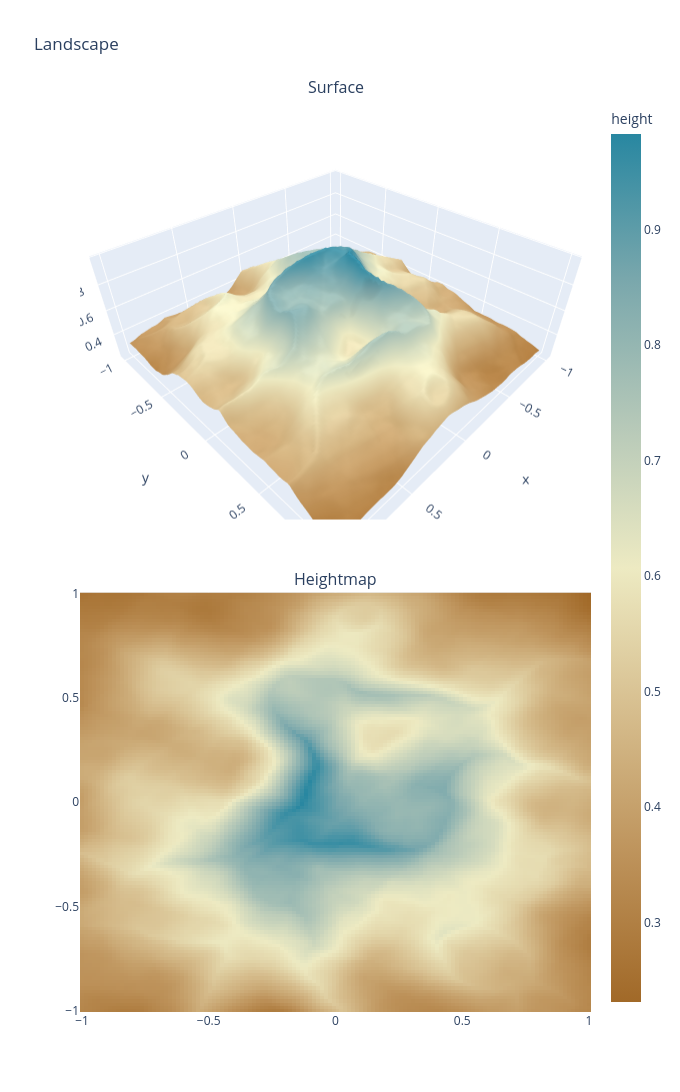

This figure's notebook cell:
### Code cell
import plotly.graph_objects as go
from plotly.subplots import make_subplots


def evaluate_on_grid(
    model, offset=(0, 0), x_range=(-1, 1), y_range=(-1, 1), resolution=128
):
    x = offset[0] + np.linspace(x_range[0], x_range[1], resolution)
    y = offset[1] + np.linspace(y_range[0], y_range[1], resolution)
    xx, yy = np.meshgrid(x, y)
    grid = np.stack([xx.flatten(), yy.flatten()], axis=-1)

    with torch.no_grad():
        inputs = torch.from_numpy(grid).float()
        raw = model(inputs).detach().cpu().numpy()
        if raw.ndim == 2 and raw.shape[1] == 1:
            raw = raw[:, 0]
        elif raw.ndim != 1:
            raise ValueError(
                f"Model must return one value per grid point, got shape {raw.shape}"
            )
        outputs = raw.reshape(resolution, resolution)

    return x, y, xx, yy, outputs


def plot_landscape(x, y, xx, yy, outputs):
    fig = make_subplots(
        rows=2,
        cols=1,
        specs=[[{"type": "surface"}], [{"type": "heatmap"}]],
        subplot_titles=("Surface", "Heightmap"),
        vertical_spacing=0.08,
    )

    fig.add_trace(
        go.Surface(z=outputs, x=xx, y=yy, colorscale="Earth", showscale=False),
        row=1,
        col=1,
    )
    fig.add_trace(
        go.Heatmap(
            z=outputs, x=x, y=y, colorscale="Earth", colorbar=dict(title="height")
        ),
        row=2,
        col=1,
    )

    fig.update_xaxes(title_text="x", row=1, col=1)
    fig.update_yaxes(title_text="y", row=1, col=1)
    fig.update_scenes(xaxis_title="x", yaxis_title="y", zaxis_title="height")
    fig.update_layout(height=1200, width=680, title="Landscape")
    fig.show()


offset = (0, 0)
r = 1
x, y, xx, yy, height = evaluate_on_grid(
    base_model, offset, x_range=(-r, r), y_range=(-r, r)
)
plot_landscape(x, y, xx, yy, height)

### Figure 1 — Plotly figure (JSON) as saved in the notebook; plotly's stock layout.template omitted (floating-point values rounded to 4 significant figures; data arrays with more than 128 entries replaced by an {"elided": "..."} marker saying what was removed)
{"data": [{"colorscale": [[0, "rgb(161, 105, 40)"], [0.1667, "rgb(189, 146, 90)"], [0.3333, "rgb(214, 189, 141)"], [0.5, "rgb(237, 234, 194)"], [0.6667, "rgb(181, 200, 184)"], [0.8333, "rgb(121, 167, 172)"], [1, "rgb(40, 135, 161)"]], "scene": "scene", "showscale": false, "type": "surface", "x": {"elided": "128x128 float values"}, "y": {"elided": "128x128 float values"}, "z": {"elided": "128x128 float values"}}, {"colorbar": {"title": {"text": "height"}}, "colorscale": [[0, "rgb(161, 105, 40)"], [0.1667, "rgb(189, 146, 90)"], [0.3333, "rgb(214, 189, 141)"], [0.5, "rgb(237, 234, 194)"], [0.6667, "rgb(181, 200, 184)"], [0.8333, "rgb(121, 167, 172)"], [1, "rgb(40, 135, 161)"]], "type": "heatmap", "x": [-1.0, -0.9843, -0.9685, -0.9528, -0.937, -0.9213, -0.9055, -0.8898, -0.874, -0.8583, -0.8425, -0.8268, -0.811, -0.7953, -0.7795, -0.7638, -0.748, -0.7323, -0.7165, -0.7008, -0.685, -0.6693, -0.6535, -0.6378, -0.622, -0.6063, -0.5906, -0.5748, -0.5591, -0.5433, -0.5276, -0.5118, -0.4961, -0.4803, -0.4646, -0.4488, -0.4331, -0.4173, -0.4016, -0.3858, -0.3701, -0.3543, -0.3386, -0.3228, -0.3071, -0.2913, -0.2756, -0.2598, -0.2441, -0.2283, -0.2126, -0.1969, -0.1811, -0.1654, -0.1496, -0.1339, -0.1181, -0.1024, -0.08661, -0.07087, -0.05512, -0.03937, -0.02362, -0.007874, 0.007874, 0.02362, 0.03937, 0.05512, 0.07087, 0.08661, 0.1024, 0.1181, 0.1339, 0.1496, 0.1654, 0.1811, 0.1969, 0.2126, 0.2283, 0.2441, 0.2598, 0.2756, 0.2913, 0.3071, 0.3228, 0.3386, 0.3543, 0.3701, 0.3858, 0.4016, 0.4173, 0.4331, 0.4488, 0.4646, 0.4803, 0.4961, 0.5118, 0.5276, 0.5433, 0.5591, 0.5748, 0.5906, 0.6063, 0.622, 0.6378, 0.6535, 0.6693, 0.685, 0.7008, 0.7165, 0.7323, 0.748, 0.7638, 0.7795, 0.7953, 0.811, 0.8268, 0.8425, 0.8583, 0.874, 0.8898, 0.9055, 0.9213, 0.937, 0.9528, 0.9685, 0.9843, 1.0], "xaxis": "x", "y": [-1.0, -0.9843, -0.9685, -0.9528, -0.937, -0.9213, -0.9055, -0.8898, -0.874, -0.8583, -0.8425, -0.8268, -0.811, -0.7953, -0.7795, -0.7638, -0.748, -0.7323, -0.7165, -0.7008, -0.685, -0.6693, -0.6535, -0.6378, -0.622, -0.6063, -0.5906, -0.5748, -0.5591, -0.5433, -0.5276, -0.5118, -0.4961, -0.4803, -0.4646, -0.4488, -0.4331, -0.4173, -0.4016, -0.3858, -0.3701, -0.3543, -0.3386, -0.3228, -0.3071, -0.2913, -0.2756, -0.2598, -0.2441, -0.2283, -0.2126, -0.1969, -0.1811, -0.1654, -0.1496, -0.1339, -0.1181, -0.1024, -0.08661, -0.07087, -0.05512, -0.03937, -0.02362, -0.007874, 0.007874, 0.02362, 0.03937, 0.05512, 0.07087, 0.08661, 0.1024, 0.1181, 0.1339, 0.1496, 0.1654, 0.1811, 0.1969, 0.2126, 0.2283, 0.2441, 0.2598, 0.2756, 0.2913, 0.3071, 0.3228, 0.3386, 0.3543, 0.3701, 0.3858, 0.4016, 0.4173, 0.4331, 0.4488, 0.4646, 0.4803, 0.4961, 0.5118, 0.5276, 0.5433, 0.5591, 0.5748, 0.5906, 0.6063, 0.622, 0.6378, 0.6535, 0.6693, 0.685, 0.7008, 0.7165, 0.7323, 0.748, 0.7638, 0.7795, 0.7953, 0.811, 0.8268, 0.8425, 0.8583, 0.874, 0.8898, 0.9055, 0.9213, 0.937, 0.9528, 0.9685, 0.9843, 1.0], "yaxis": "y", "z": {"elided": "128x128 float values"}}], "layout": {"annotations": [{"font": {"size": 16}, "showarrow": false, "text": "Surface", "x": 0.5, "xanchor": "center", "xref": "paper", "y": 1, "yanchor": "bottom", "yref": "paper"}, {"font": {"size": 16}, "showarrow": false, "text": "Heightmap", "x": 0.5, "xanchor": "center", "xref": "paper", "y": 0.46, "yanchor": "bottom", "yref": "paper"}], "height": 1200, "scene": {"domain": {"x": [0, 1], "y": [0.54, 1]}, "xaxis": {"title": {"text": "x"}}, "yaxis": {"title": {"text": "y"}}, "zaxis": {"title": {"text": "height"}}}, "title": {"text": "Landscape"}, "width": 680, "xaxis": {"anchor": "y", "domain": [0, 1]}, "yaxis": {"anchor": "x", "domain": [0, 0.46]}}}
